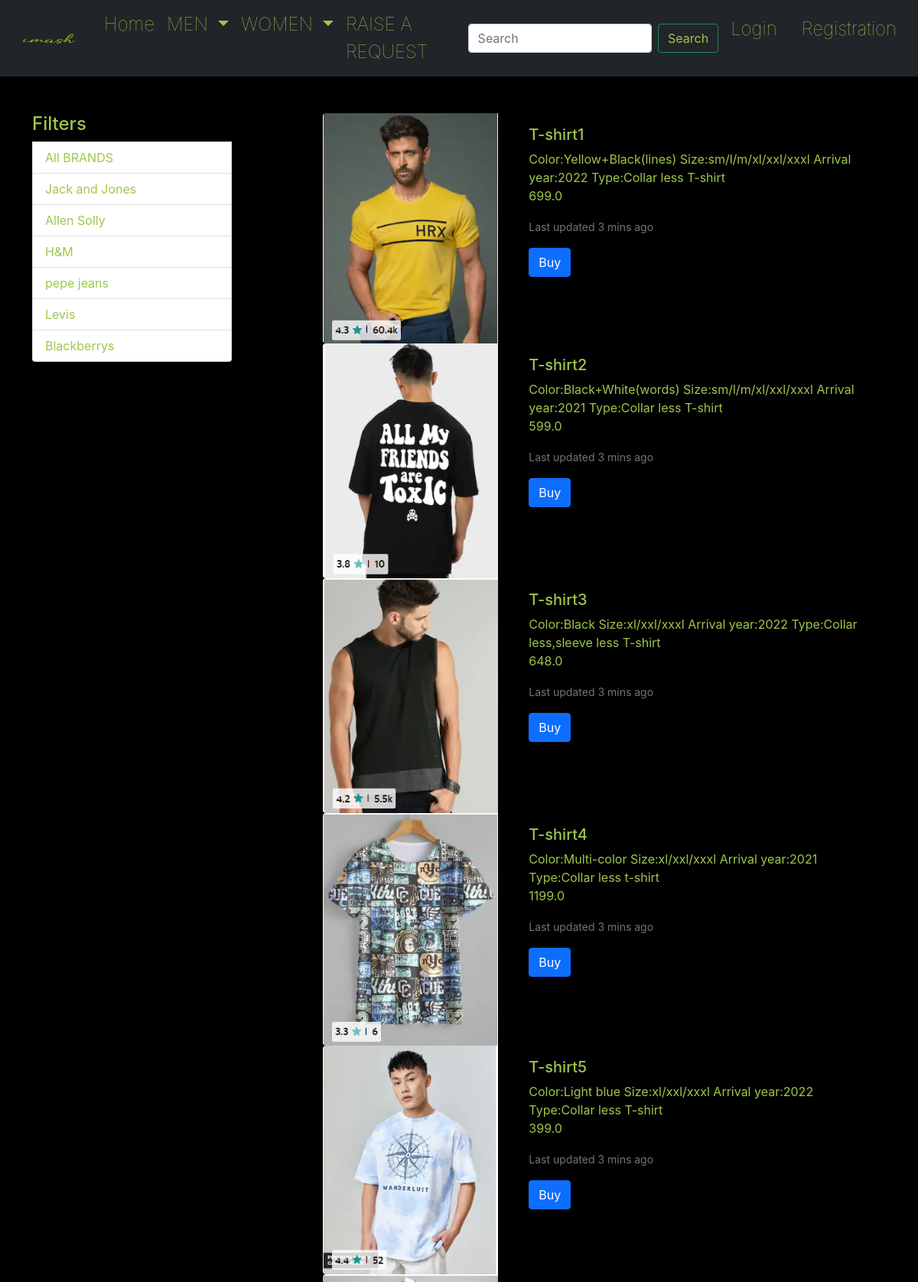
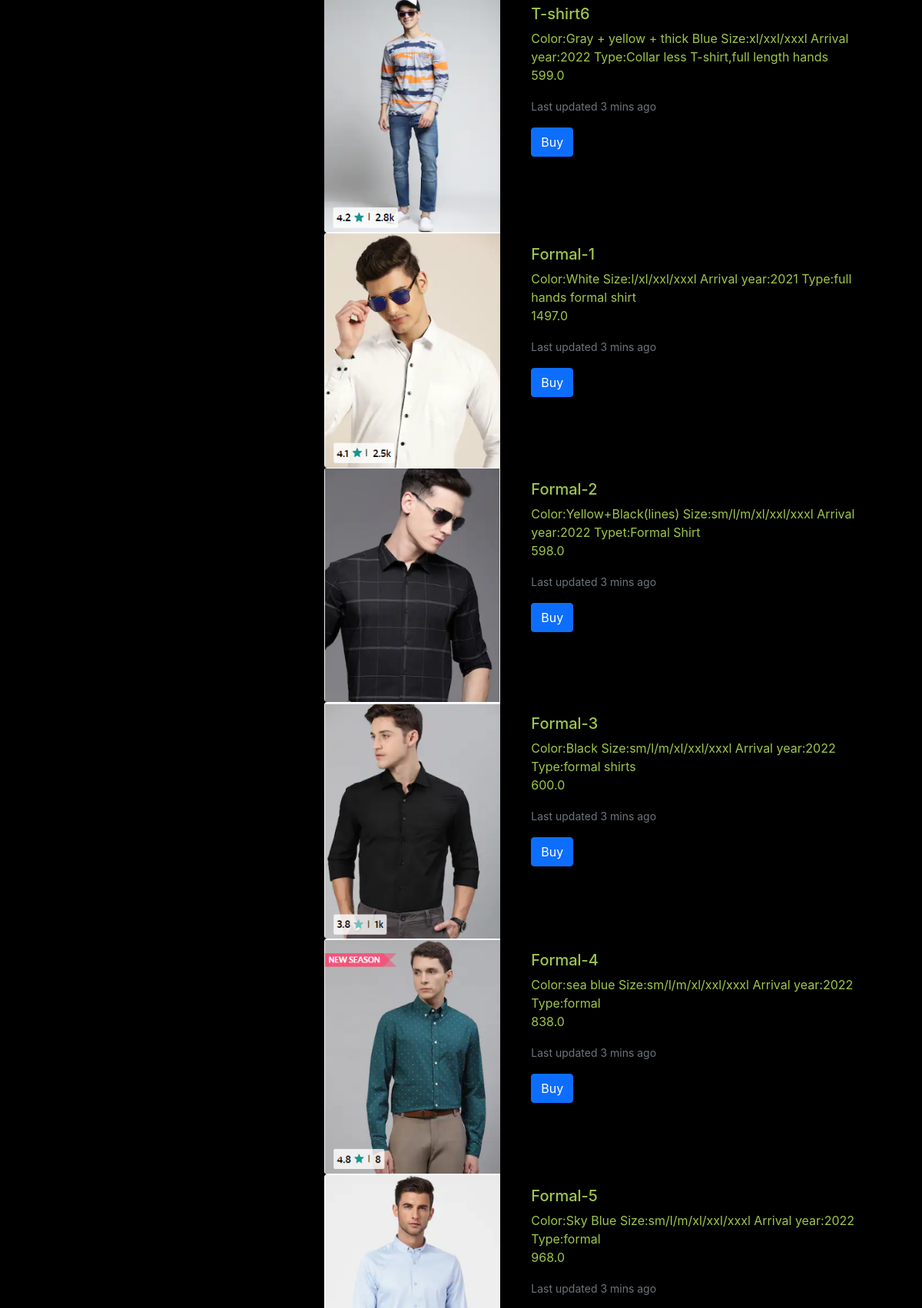
The page /men-topwear (upper part) on the database its author committed (2 pictures, top to bottom).
### app/models.py (models this page shows, shortened)
class Product(models.Model):
    title=models.CharField(max_length=100)
    selling_price=models.FloatField()
    discounted_price=models.FloatField()
    description=models.TextField()
    brand=models.CharField(max_length=100)
    category=models.CharField(choices=CATEGORY_CHOICES,max_length=2)
    product_image=models.ImageField(upload_to='productimg')
    colour =models.CharField(max_length=100,default=' ')
    fabric = models.CharField(max_length=100,default=' ')
    sizes = models.CharField(max_length=100,default=' ')
    feedback = models.CharField(max_length=100,default=' ')

### app/views.py (the view)
# urls.py: path('men-topwear', views.men_top, name='men_top'),
def men_top(request,data=None):
    if data == None:
        mt = Product.objects.filter(category='MT')
    else:
        mt = Product.objects.filter(category='MT').filter(brand=data)
    return render(request, 'app/men_top.html',{'mt':mt})

### app/templates/app/men_top.html
{% extends 'app/base.html' %} {% load static %} {% block title %}Buy Now{% endblock title %} {% block main-content %}
<div class="container my-5">
    <div class="row">
        <div class="col-sm-3">
            <div class="list-group">
                <h4 style="color:rgb(159, 198, 76)">Filters</h4>
                <a href="{% url 'men_top' %}" class="list-group-item list-group-item-action" aria-current="true" style="color:rgb(159, 198, 76)">All BRANDS</a>
                <a href="{% url 'men_top' 'Jack and Jones' %}" class="list-group-item list-group-item-action" aria-current="true" style="color:rgb(159, 198, 76)">Jack and Jones</a>
                <a href="{% url 'men_top' 'Allen Solly' %}" class="list-group-item list-group-item-action" aria-current="true" style="color:rgb(159, 198, 76)">Allen Solly</a>
                <a href="{% url 'men_top' 'H&M' %}" class="list-group-item list-group-item-action " aria-current="true" style="color:rgb(159, 198, 76)">H&M</a>
                <a href="{% url 'men_top' 'pepe jeans' %}" class="list-group-item list-group-item-action " aria-current="true" style="color:rgb(159, 198, 76)">pepe jeans</a>
                <a href="{% url 'men_top' 'Levis' %}" class="list-group-item list-group-item-action " aria-current="true" style="color:rgb(159, 198, 76)">Levis</a>
                <a href="{% url 'men_top' 'Blackberrys' %}" class="list-group-item list-group-item-action " aria-current="true" style="color:rgb(159, 198, 76)">Blackberrys</a>
            </div>
        </div>
        <div class="col-sm-8 offset-sm-1">
            <div class="row">
                {% for product in mt %}
                <div class="col-md-4">
                    <img src="{{product.product_image.url}}" class="img-fluid rounded-start" alt="...">
                </div>
                <div class="col-md-8">
                    <div class="card-body">
                        <h5 class="card-title" style="color:rgb(159, 198, 76)">{{product.title}}</h5>
                        <p class="card-text" style="color:rgb(159, 198, 76)">{{product.description}}<br>{{product.discounted_price}}</p>
                        <p class="card-text"><small class="text-muted" style="color:rgb(159, 198, 76)">Last updated 3 mins ago</small></p>
                        <a href="{% url 'product-detail' product.id %}" class="btn btn-primary">Buy</a>
                    </div>
                </div>
                {% endfor %}
            </div>
        </div>
    </div>
</div>
{% endblock main-content %}

### app/static/app/css/style1.css (style rules this page uses)
body { margin: 0px; font-family: -apple-system, BlinkMacSystemFont, 'Segoe UI', Roboto, Oxygen, Ubuntu, Cantarell, 'Open Sans', 'Helvetica Neue', sans-serif; }

### app/static/app/css/register.css (style rules this page uses)
body { margin: 0px; font-family: -apple-system, BlinkMacSystemFont, 'Segoe UI', Roboto, Oxygen, Ubuntu, Cantarell, 'Open Sans', 'Helvetica Neue', sans-serif; }

### rows shown on the page
Product: product_image (picture), title "T-shirt1", description "Color:Yellow+Black(lines) Size:sm/l/m/xl/xxl/xxxl Arrival year:2022 Type:Collar less T-shirt", discounted_price "699.0"
Product: product_image (picture), title "T-shirt2", description "Color:Black+White(words) Size:sm/l/m/xl/xxl/xxxl Arrival year:2021 Type:Collar less T-shirt", discounted_price "599.0"
Product: product_image (picture), title "T-shirt3", description "Color:Black Size:xl/xxl/xxxl Arrival year:2022 Type:Collar less,sleeve less T-shirt", discounted_price "648.0"
Product: product_image (picture), title "T-shirt4", description "Color:Multi-color Size:xl/xxl/xxxl Arrival year:2021 Type:Collar less t-shirt", discounted_price "1199.0"
Product: product_image (picture), title "T-shirt5", description "Color:Light blue Size:xl/xxl/xxxl Arrival year:2022 Type:Collar less T-shirt", discounted_price "399.0"
Product: product_image (picture), title "T-shirt6", description "Color:Gray + yellow + thick Blue Size:xl/xxl/xxxl Arrival year:2022 Type:Collar less T-shirt,full length hands", discounted_price "599.0"
Product: product_image (picture), title "Formal-1", description "Color:White Size:l/xl/xxl/xxxl Arrival year:2021 Type:full hands formal shirt", discounted_price "1497.0"
Product: product_image (picture), title "Formal-2", description "Color:Yellow+Black(lines) Size:sm/l/m/xl/xxl/xxxl Arrival year:2022 Typet:Formal Shirt", discounted_price "598.0"
Product: product_image (picture), title "Formal-3", description "Color:Black Size:sm/l/m/xl/xxl/xxxl Arrival year:2022 Type:formal shirts", discounted_price "600.0"
Product: product_image (picture), title "Formal-4", description "Color:sea blue Size:sm/l/m/xl/xxl/xxxl Arrival year:2022 Type:formal", discounted_price "838.0"
Product: product_image (picture), title "Formal-5", description "Color:Sky Blue Size:sm/l/m/xl/xxl/xxxl Arrival year:2022 Type:formal", discounted_price "968.0"
